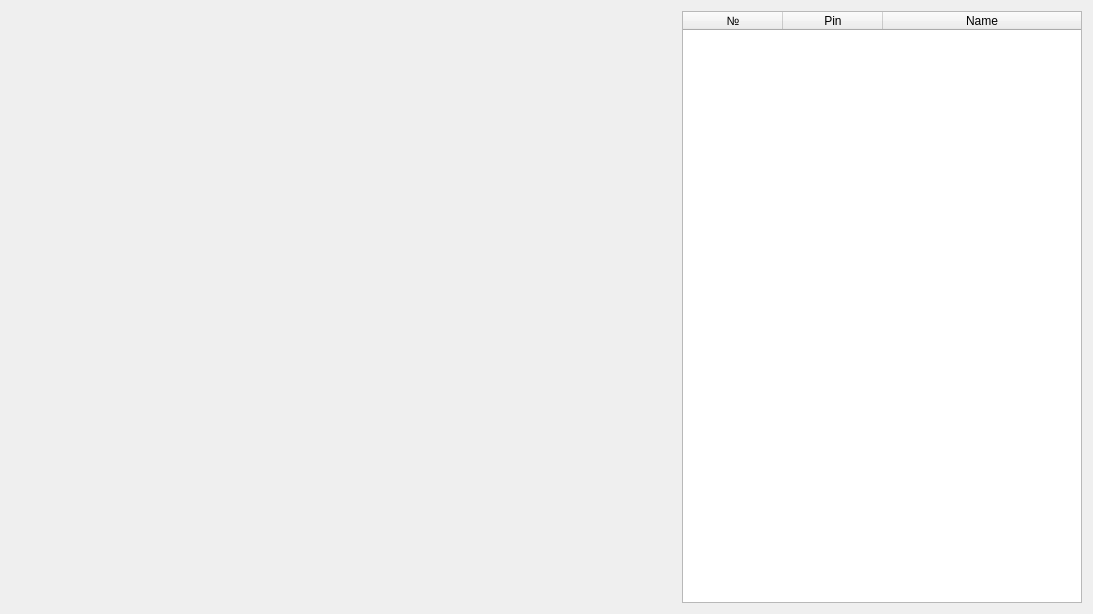
<?xml version="1.0" encoding="UTF-8"?>
<ui version="4.0">
 <class>Form</class>
 <widget class="QWidget" name="Form">
  <property name="geometry">
   <rect>
    <x>0</x>
    <y>0</y>
    <width>1093</width>
    <height>614</height>
   </rect>
  </property>
  <property name="sizePolicy">
   <sizepolicy hsizetype="Expanding" vsizetype="Expanding">
    <horstretch>0</horstretch>
    <verstretch>0</verstretch>
   </sizepolicy>
  </property>
  <property name="windowTitle">
   <string>Form</string>
  </property>
  <layout class="QHBoxLayout" name="horizontalLayout">
   <item>
    <widget class="QWidget" name="image_widget" native="true">
     <layout class="QVBoxLayout" name="image_widget_layot"/>
    </widget>
   </item>
   <item>
    <widget class="QTableWidget" name="tableWidget">
     <property name="sizePolicy">
      <sizepolicy hsizetype="Fixed" vsizetype="Minimum">
       <horstretch>0</horstretch>
       <verstretch>0</verstretch>
      </sizepolicy>
     </property>
     <property name="minimumSize">
      <size>
       <width>400</width>
       <height>0</height>
      </size>
     </property>
     <property name="autoScroll">
      <bool>false</bool>
     </property>
     <property name="tabKeyNavigation">
      <bool>true</bool>
     </property>
     <property name="showDropIndicator" stdset="0">
      <bool>true</bool>
     </property>
     <property name="dragDropOverwriteMode">
      <bool>true</bool>
     </property>
     <property name="alternatingRowColors">
      <bool>false</bool>
     </property>
     <property name="showGrid">
      <bool>true</bool>
     </property>
     <property name="sortingEnabled">
      <bool>false</bool>
     </property>
     <property name="wordWrap">
      <bool>true</bool>
     </property>
     <property name="cornerButtonEnabled">
      <bool>true</bool>
     </property>
     <attribute name="horizontalHeaderVisible">
      <bool>true</bool>
     </attribute>
     <attribute name="horizontalHeaderCascadingSectionResizes">
      <bool>false</bool>
     </attribute>
     <attribute name="horizontalHeaderHighlightSections">
      <bool>true</bool>
     </attribute>
     <attribute name="horizontalHeaderShowSortIndicator" stdset="0">
      <bool>false</bool>
     </attribute>
     <attribute name="horizontalHeaderStretchLastSection">
      <bool>true</bool>
     </attribute>
     <attribute name="verticalHeaderVisible">
      <bool>false</bool>
     </attribute>
     <attribute name="verticalHeaderCascadingSectionResizes">
      <bool>false</bool>
     </attribute>
     <attribute name="verticalHeaderHighlightSections">
      <bool>true</bool>
     </attribute>
     <attribute name="verticalHeaderShowSortIndicator" stdset="0">
      <bool>false</bool>
     </attribute>
     <attribute name="verticalHeaderStretchLastSection">
      <bool>false</bool>
     </attribute>
     <column>
      <property name="text">
       <string>№</string>
      </property>
     </column>
     <column>
      <property name="text">
       <string>Pin</string>
      </property>
     </column>
     <column>
      <property name="text">
       <string>Name</string>
      </property>
     </column>
    </widget>
   </item>
  </layout>
 </widget>
 <resources/>
 <connections/>
</ui>
